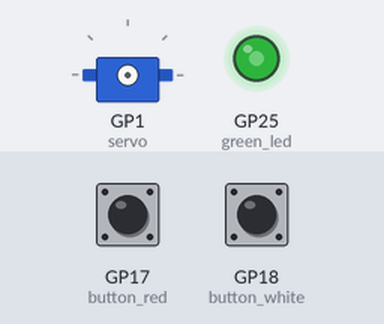
Recording of a program running on a simulated Raspberry Pi Pico running MicroPython. Shown: servo, output pins drawn as LEDs (lit = HIGH). The test bench sets the inputs (shaded band); at power-on: GP17 (button_red) HIGH, GP18 (button_white) HIGH. Servo angles are drawn from the pulse width (0.5 ms = 0°, 2.5 ms = 180°).

Above: at 1.2 s.
1.3 s: GP17 (button_red) pulled LOW for 0.15 s
2.9 s: GP18 (button_white) pulled LOW for 0.15 s
At 4.1 s:
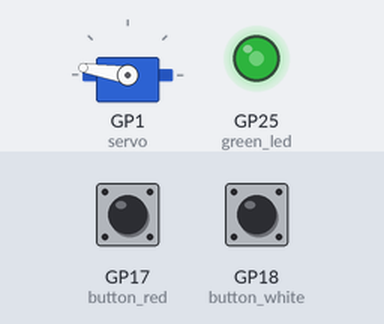
4.5 s: GP17 (button_red) pulled LOW for 1 s
At 5.3 s:
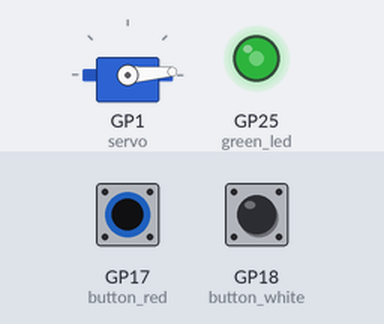
7.0 s: GP18 (button_white) pulled LOW for 1 s
At 8.4 s:
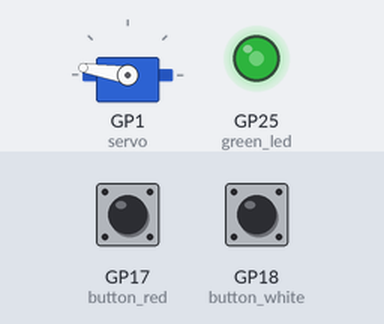
Timing chart, 0 to 10.0 s (numbered marks = the images above; inputs shaded):
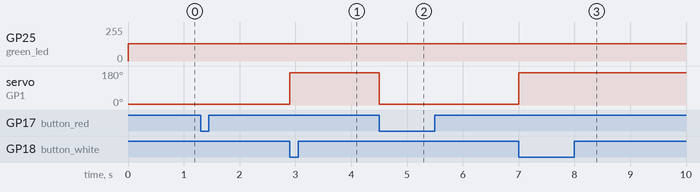

The program:

demo_7_button_servo_main.py
```python
import machine

min_duty = 1802
max_duty = 7864

pwm_frequency = 50
servo = machine.PWM(machine.Pin(1))
servo.freq(pwm_frequency)

green_led = machine.PWM(machine.Pin("GPIO25"), duty_u16=2**15)
green_led.freq(8)

class Button:
    def __init__(self, gpio: int, duty: int):

        def handler(pin):
            servo.duty_u16(duty)

        pin = machine.Pin(gpio, machine.Pin.IN, machine.Pin.PULL_UP)
        pin.irq(handler, hard=True)

button_red = Button("GPIO17", min_duty)
button_white = Button("GPIO18", max_duty)
```

Measured:
- after the input at 2.9 s, servo on GP1 (servo): 4° → 171° at once
- after the input at 4.5 s, servo on GP1 (servo): 171° → 4° at once
- after the input at 7.0 s, servo on GP1 (servo): 4° → 171° at once
